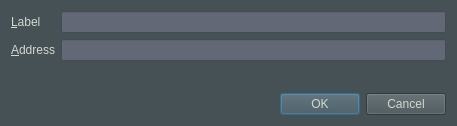
<?xml version="1.0" encoding="UTF-8"?>
<ui version="4.0">
 <class>EditAddressDialog</class>
 <widget class="QDialog" name="EditAddressDialog">
  <property name="geometry">
   <rect>
    <x>0</x>
    <y>0</y>
    <width>457</width>
    <height>126</height>
   </rect>
  </property>
  <property name="windowTitle">
   <string>Edit Address</string>
  </property>
  <property name="styleSheet">
   <string notr="true">background-color:rgb(70, 81, 86);
color:rgb(211, 215, 207);
font: 75 12pt &quot;Uroob&quot;;</string>
  </property>
  <layout class="QVBoxLayout" name="verticalLayout">
   <item>
    <layout class="QFormLayout" name="formLayout">
     <property name="fieldGrowthPolicy">
      <enum>QFormLayout::AllNonFixedFieldsGrow</enum>
     </property>
     <item row="0" column="0">
      <widget class="QLabel" name="label">
       <property name="text">
        <string>&amp;Label</string>
       </property>
       <property name="buddy">
        <cstring>labelEdit</cstring>
       </property>
      </widget>
     </item>
     <item row="0" column="1">
      <widget class="QLineEdit" name="labelEdit">
       <property name="toolTip">
        <string>The label associated with this address list entry</string>
       </property>
       <property name="styleSheet">
        <string notr="true">background-color:rgb(98, 104, 118);
color:rgb(211, 215, 207);
font: 75 12pt &quot;Uroob&quot;;</string>
       </property>
      </widget>
     </item>
     <item row="1" column="0">
      <widget class="QLabel" name="label_2">
       <property name="text">
        <string>&amp;Address</string>
       </property>
       <property name="buddy">
        <cstring>addressEdit</cstring>
       </property>
      </widget>
     </item>
     <item row="1" column="1">
      <widget class="QValidatedLineEdit" name="addressEdit">
       <property name="toolTip">
        <string>The address associated with this address list entry. This can only be modified for sending addresses.</string>
       </property>
       <property name="styleSheet">
        <string notr="true">background-color:rgb(98, 104, 118);
color:rgb(211, 215, 207);
font: 75 12pt &quot;Uroob&quot;;</string>
       </property>
      </widget>
     </item>
    </layout>
   </item>
   <item>
    <widget class="QDialogButtonBox" name="buttonBox">
     <property name="orientation">
      <enum>Qt::Horizontal</enum>
     </property>
     <property name="standardButtons">
      <set>QDialogButtonBox::Cancel|QDialogButtonBox::Ok</set>
     </property>
    </widget>
   </item>
  </layout>
 </widget>
 <customwidgets>
  <customwidget>
   <class>QValidatedLineEdit</class>
   <extends>QLineEdit</extends>
   <header>qt/qvalidatedlineedit.h</header>
  </customwidget>
 </customwidgets>
 <resources/>
 <connections>
  <connection>
   <sender>buttonBox</sender>
   <signal>accepted()</signal>
   <receiver>EditAddressDialog</receiver>
   <slot>accept()</slot>
   <hints>
    <hint type="sourcelabel">
     <x>20</x>
     <y>20</y>
    </hint>
    <hint type="destinationlabel">
     <x>20</x>
     <y>20</y>
    </hint>
   </hints>
  </connection>
  <connection>
   <sender>buttonBox</sender>
   <signal>rejected()</signal>
   <receiver>EditAddressDialog</receiver>
   <slot>reject()</slot>
   <hints>
    <hint type="sourcelabel">
     <x>20</x>
     <y>20</y>
    </hint>
    <hint type="destinationlabel">
     <x>20</x>
     <y>20</y>
    </hint>
   </hints>
  </connection>
 </connections>
</ui>
